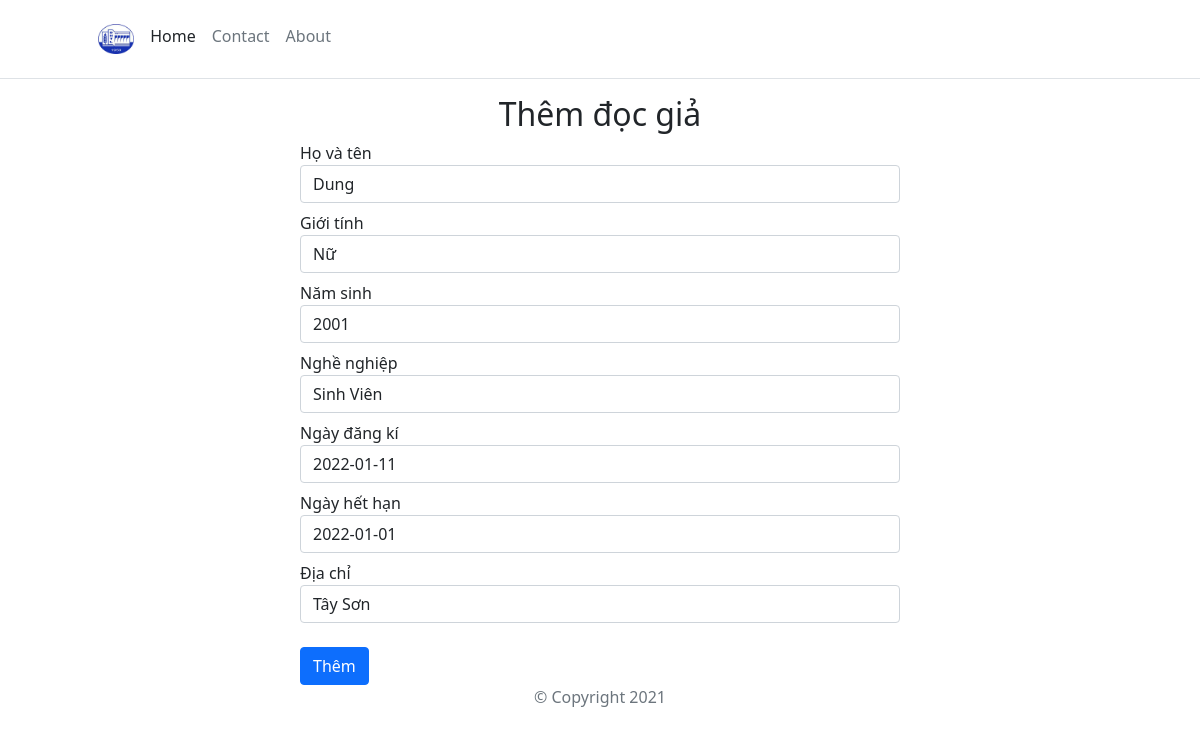
Page /edit.php?id=2 on the committed database.
### tables this page shows
CREATE TABLE `docgia` (
  `madg` int(11) NOT NULL,
  `hovaten` varchar(50) NOT NULL,
  `gioitinh` varchar(4) NOT NULL,
  `namsinh` year(4) NOT NULL,
  `nghenghiep` varchar(50) NOT NULL,
  `ngaycapthe` date NOT NULL,
  `ngayhethan` date NOT NULL,
  `diachi` varchar(50) NOT NULL
);

### src/edit.php (the view, shortened to what this page needs)
<?php
    include('config/db_connect.php');
    $id = $_GET['id'];
    $query = "SELECT * FROM DOCGIA where madg = '$id'";
    $result = mysqli_query($conn, $query);
    $recipient = mysqli_fetch_assoc($result);
    $Name =$recipient['hovaten'];
    $YearofBirth =$recipient['namsinh'];
    $Job =$recipient['nghenghiep'];
    $CardIssueDate =$recipient['ngaycapthe'];
    $CardExpirationate =$recipient['ngayhethan'];
    $SelectSex =$recipient['gioitinh'];
    $Address =$recipient['diachi'];
?>
<!DOCTYPE html>
<html lang="en">
<?php include('templates/header.php'); ?>
    <div class="container">
        <h2 class="d-flex justify-content-center">Thêm đọc giả</h2>
        <form method="POST" action="">
        <div class="form-group  mt-2 ">
                <label for="name">Họ và tên</label>
                <input name="Name" class="form-control"  Value= "<?php echo $Name?>" required>
            </div>
            <div>
            <label for="SelectSex" class="mt-2">Giới tính</label>
            <select class="form-control " name="SelectSex">
                <option <?php if ($SelectSex == "Nữ") echo "selected";  ?> value="Nữ">Nữ</option>
            </select>
        </div>
            <div class="form-group mt-2">
                <label for="YearofBirth">Năm sinh</label>
                <input name="YearofBirth" class="form-control"  Value= <?php echo $YearofBirth?>  required>
            </div>
            <div class="form-group mt-2">
                <label for="Job">Nghề nghiệp</label>
                <input name="Job" class="form-control" Value= "<?php echo $Job?>" required>
            </div>
                <div class="form-group mt-2">
                    <label for="CardIssueDate">Ngày đăng kí</label>
                    <input name="CardIssueDate" class="form-control" Value= <?php echo $CardIssueDate?> required>
                </div>
                <div class="form-group mt-2">
                    <label for="CardExpirationate">Ngày hết hạn</label>
                    <input name="CardExpirationate" class="form-control" Value= <?php echo $CardExpirationate?> required>
                </div>
                <div class="form-group mt-2">
                    <label for="Address">Địa chỉ</label>
                    <input name="Address" class="form-control" Value= "<?php echo $Address?>" required>
                </div>
            <div class="mt-4">
                <button type="submit" class="btn btn-primary" name="add">Thêm</button>
            </div>
        </form>
    </div>
<?php include('templates/footer.php'); ?>
</html>

### src/assets/css/style.css (style rules this page uses)
form { width: 600px; margin: auto; }

### src/assets/css/error.css (style rules this page uses)
* { -webkit-box-sizing: border-box; box-sizing: border-box; }
body { padding: 0; margin: 0; }

### rows in the picture
docgia: Name "Dung", SelectSex "Nữ", YearofBirth "2001", Job "Sinh Viên", CardIssueDate "2022-01-11", CardExpirationate "2022-01-01", Address "Tây Sơn"
